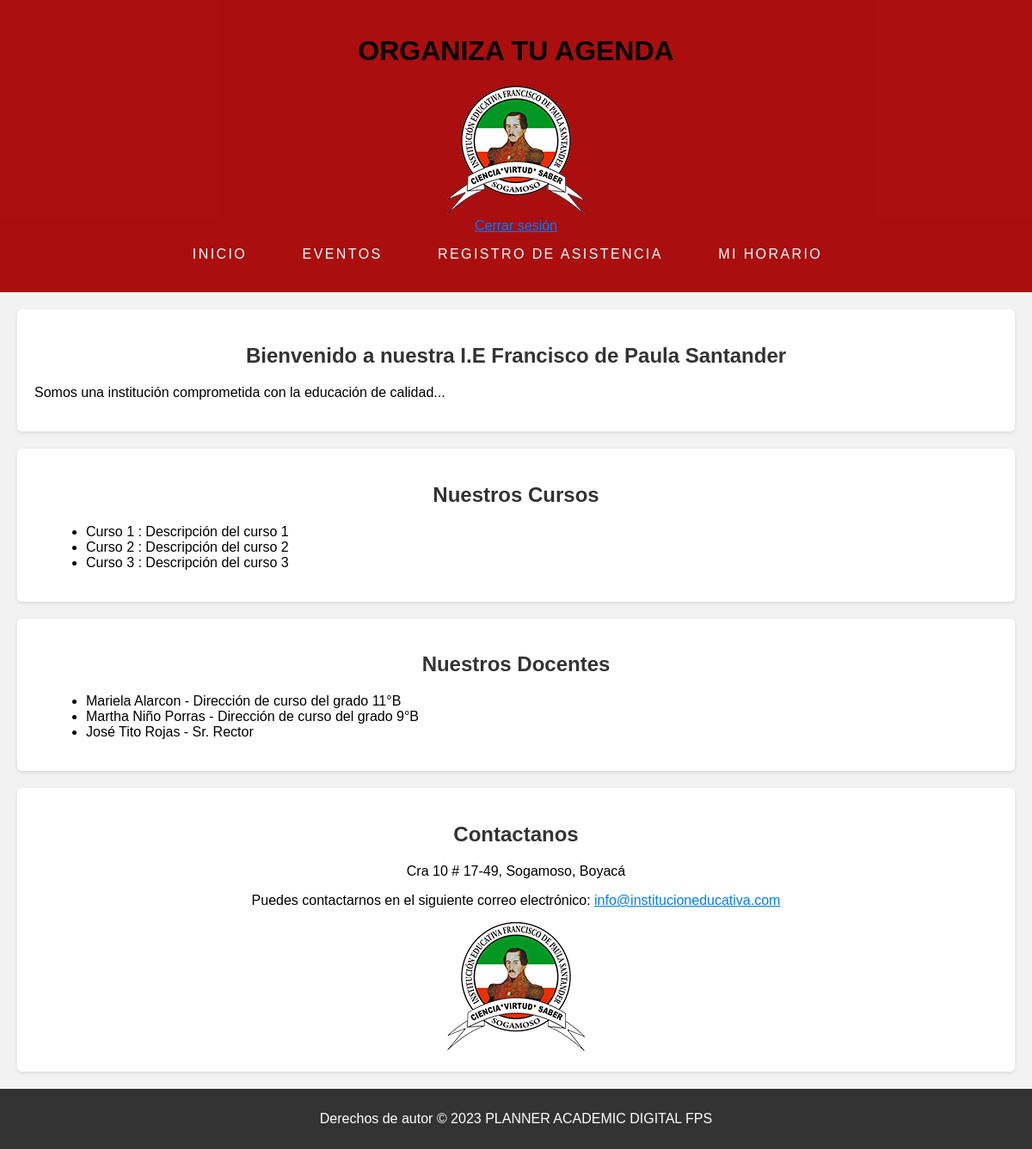
/welcome.php, run on an earlier commit of the app's database.
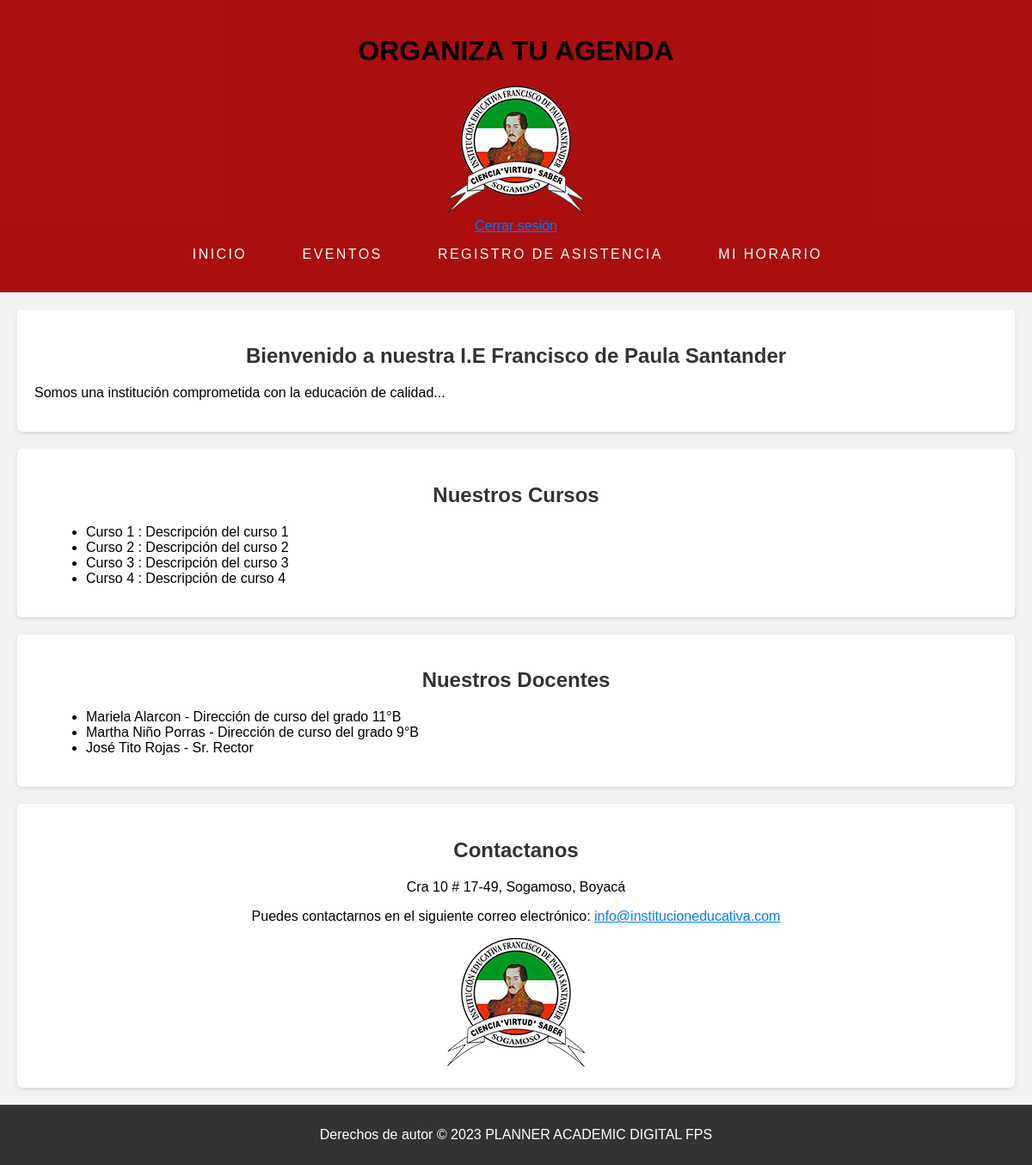
And on a later commit of the database.
### tables this page shows
CREATE TABLE `cursos` (
  `id` int(11) NOT NULL,
  `nombre` varchar(255) NOT NULL,
  `descripcion` varchar(255) NOT NULL
);

CREATE TABLE `docentes` (
  `id` int(11) NOT NULL,
  `nombres` varchar(255) NOT NULL,
  `apellidos` varchar(255) NOT NULL,
  `descripcion` varchar(255) NOT NULL
);

### welcome.php (the view)
<?php
    include 'includes/header.php';
    include 'includes/nav.php';
    include 'includes/conect.php';
    $sql_docentes = "SELECT * FROM docentes";
    $result_docentes = $conn->query($sql_docentes);
    $sql_cursos = "SELECT * FROM cursos";
    $result_cursos = $conn->query($sql_cursos);
?>
    <section id="inicio">
      <h2>Bienvenido a nuestra I.E Francisco de Paula Santander</h2>
      <p>Somos una institución comprometida con la educación de calidad...</p>
  </section>
  <section id="cursos">
      <h2>Nuestros Cursos</h2>
      <ul>
        <?php
            while ($row_cursos = $result_cursos->fetch_assoc()) {
                echo '<li>' . $row_cursos['nombre'] . " : " . $row_cursos['descripcion'] . '</li>';
            }
        ?>
      </ul>
  </section>
  <section id="docentes">
      <h2>Nuestros Docentes</h2>
      <ul>
        <?php
            while ($row_docentes = $result_docentes->fetch_assoc()) {
                echo '<li>' . $row_docentes['nombres'] . " " . $row_docentes['apellidos'] . " - " . $row_docentes['descripcion'] . '</li>';
            }
        ?>
      </ul>
  </section>
  <?php
    include 'includes/footer.php';
  ?>
</body>
</html>

What changed in the data, as far as the page shows it:
added cursos: nombre "Curso 4", descripcion "Descripción de curso 4"
